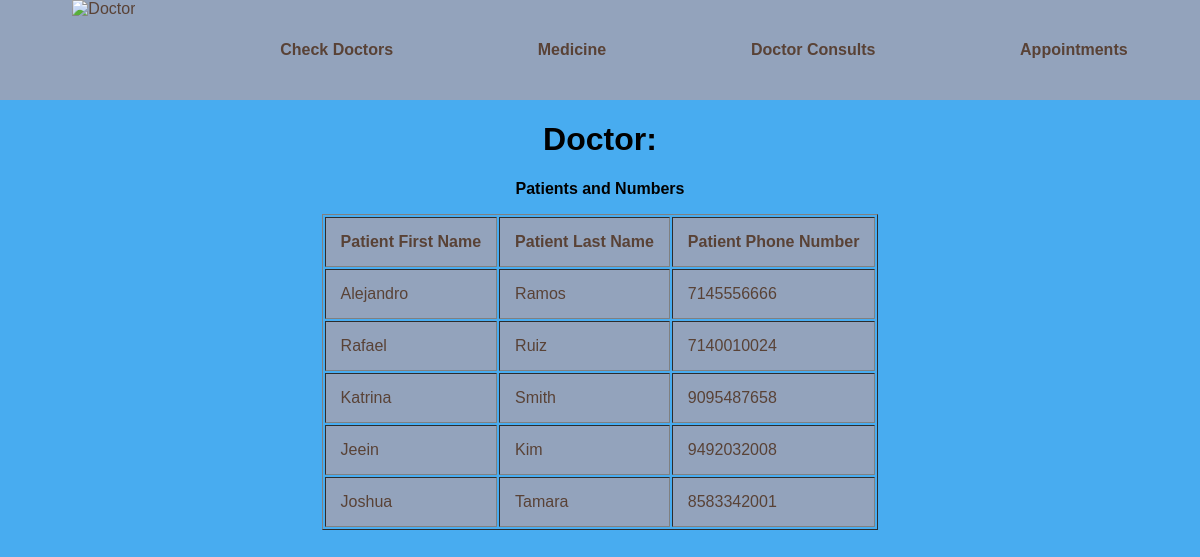
The app's page /patient.php with its own data.
### tables this page shows
CREATE TABLE Patient (
  ssn int NOT NULL,
  lastName varchar(50) NOT NULL,
  firstName varchar(50) NOT NULL,
  phoneNo varchar(10),
  insuranceNo varchar(10),
  streetName varchar(25),
  streetNo int,
  city varchar(25),
  zipCode int,
  primaryCareDocId int,
  PRIMARY KEY(ssn),
  Foreign Key (primaryCareDocId) REFERENCES Doctor(doctorID)
);

### patient.php (the view, shortened to what this page needs)
<!DOCTYPE html PUBLIC "-//W3C//DTD XHTML 1.0 Transitional//EN" "http://www.w3.org/TR/xhtml1/DTD/xhtml1-transitional.dtd">
<html xmlns="http://www.w3.org/1999/xhtml">
<head>
<link href="patient.css" rel="stylesheet" type="text/css" />
</head>
<body>
  <div class="header">
  <a class="header-items" href="home.php"> <img src="images/DoctorLogo.png"  height="100px" alt="Doctor" class="header-items"> </a>
  <b><a class="header-items" href="doctors.php">Check Doctors</a> </b>
  <b><a class="header-items" href="medicine.php">Medicine</a> </b>
  <b><a class="header-items" href="Doctorconsult.php"> Doctor Consults</a></b>
  <b><a class="header-items" href="appointment.php">Appointments</a></b>
  </div>
    <?php
    $link = mysqli_connect('127.0.0.1', 'root', 'nC5oAcW1');
   $dbName= "DocOffice2";
   mysqli_select_db($link, $dbName) or die("Unable to select database $dbName");
   $sql = "
   SELECT p.lastName, p.firstName, p.phoneNo
   from Patient p, Doctor d
   where p.primaryCareDocId = d.doctorId;";
   $result = mysqli_query($link,$sql);
   ?>
    <center><b><h1>Doctor: <?php ?></h1></b></center>
   <center><b><p> <?php $doctors?> Patients and Numbers </p></b></center>
   <?php
    echo"<center>";
    echo"<table border='1'>";
    echo"<bold><tr><th>Patient First Name</th><th>Patient Last Name</th><th>Patient Phone Number</th></tr><bold>";
    while ($row = mysqli_fetch_assoc($result))
    {
      echo"<tr><td>{$row['firstName']}</td><td>{$row['lastName']}</td><td>{$row['phoneNo']}</td></tr>";
    }
    echo"</table>";
    echo"</center>";
   ?>
</body>

### patient.css (style rules this page uses)
.header { top: 0; display: flex; flex-direction: row; flex-wrap: nowrap; justify-content: space-around; align-items: center; align-content: normal; width:100%; background-color: #93A3BC; color: #594236; }
th, td { padding: 15px; text-align: left; background-color: #93A3BC; color: #594236; }
a { color: #594236; }
a:link { text-decoration: none; }
.header-items:nth-child(1) { display: block; flex-grow: 0; flex-shrink: 1; flex-basis: auto; align-self: auto; order: 0; }
body { margin-left: 0px; margin-top: 0px; background-color: #48ACf0; font-family: Verdana, Geneva, Tahoma, sans-serif; margin: 0; }
html { margin: 0; }

### records on screen
patient: firstName "Alejandro", lastName "Ramos", phoneNo "7145556666"
patient: firstName "Rafael", lastName "Ruiz", phoneNo "7140010024"
patient: firstName "Katrina", lastName "Smith", phoneNo "9095487658"
patient: firstName "Jeein", lastName "Kim", phoneNo "9492032008"
patient: firstName "Joshua", lastName "Tamara", phoneNo "8583342001"
